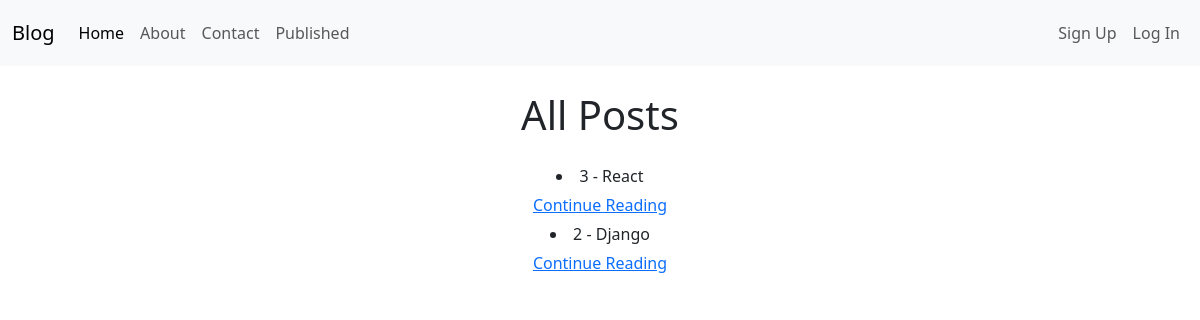
The app's page /posts/, older data.
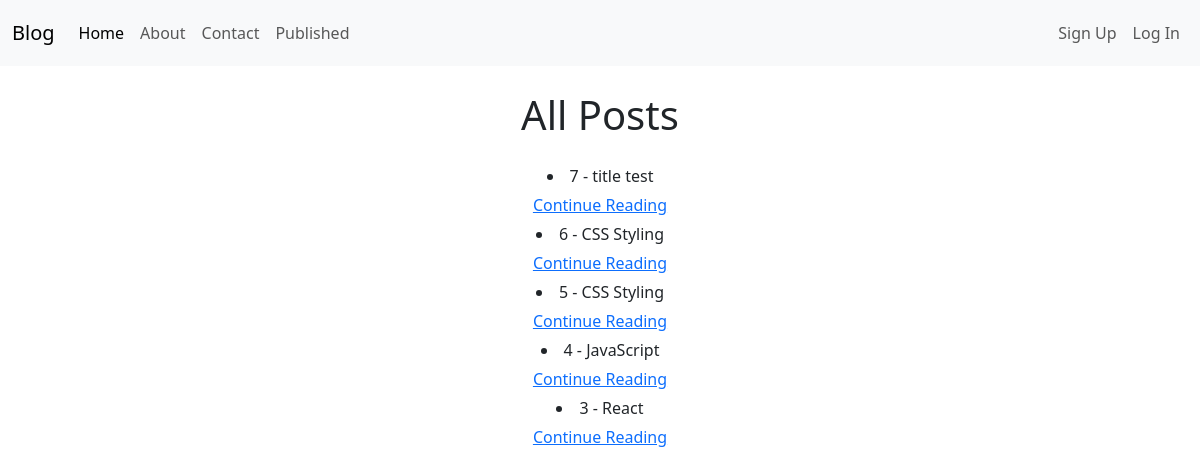
The same page, newer data.
### posts/models.py (models this page shows)
class Post(models.Model):  # OOP  Object Oriented Programming: Where everything is stored in an object named Post. This object makes a reference to some memory address.
    title = models.CharField(max_length=128)  # similar to strings (There is no limit to max_length value.) This the leftmost column of a table in an SQL (relational) database.
    subtitle = models.CharField(max_length=256)  # similar to strings-- each attribute has its own data type specified.
    body = models.TextField() # similar to strings
    created_on = models.DateTimeField(auto_now_add=True) # date / datetime
    author = models.ForeignKey(get_user_model(), on_delete=models.CASCADE) # user data type--it means that it's making reference to another model (user). Since author will be making reference to a different table, we need to use a FK. The FK method requires two parameters: the model we want to refer to, the on_delete option--one of two options==the other option is DO_NOTHING (in case the author we are referring to gets deleted for some reason, all of their files also get deleted).
    status= models.ForeignKey(Status, on_delete=models.DO_NOTHING) # This method receives two parameters: the first represents the relationship with another model/table, and the second has to do with the case that record (row data) is removed from the other table.

### posts/views.py (the view)
# urls.py: path("", PostListView.as_view(), name="post_list"),    # Here, we are accessing the function by calling the class method as_view().
class PostListView(ListView):          #This is a new class-based view we are creating here.  This is a class-based view/function. This view is implemented as a class.  We will be inheriting from an existing generic view function that already does most of what we want this view function to do, rather than writing our own from scratch.  For these views, we access an appropriate view function by calling the class method as_view() in the urls.py file.  Ths creates an instance of the class, which calls the appropriate handler methods for incoming HTTP requests.  The ListView argument helps us to render a list of objects (posts in the table). The following three things listed here come from the ListView argument. This is a GET request that returns a list.  This view is publically available.
    template_name = "posts/list.html"  # template_name is the attribute used to render the html.
    published_status = Status.objects.get(name="published")
    queryset = Post.objects.filter(status=published_status).order_by("created_on").reverse()
    context_object_name = "posts"      # context_object_name variable/attribute allows us to change the variable name on how we call it inside of templates. (??? post_detail or post_list)
    def get_context_data(self, **kwargs):  #Note: These two lines of code (this and the one directly below) can be added below each of the other following four views, afther the corresponding class-based view (if you wish to modify their content).
        context = super().get_context_data(**kwargs)
        return context

### templates/posts/list.html (shortened to what this page needs)
{% extends 'base.html' %}
{% load static %}
{% block css %}
    <link rel="stylesheet" href="{% static 'css/list.css' %}">
{% endblock %}
{% block content %}
    <h1>All Posts</h1>
    <div>
        <ul>
            {% for post in posts %}
                <li>{{post.id}} - {{post.title}}</li>
                <a href="{% url 'post_detail' post.id %}">Continue Reading</a>
            {% endfor %}
        </ul>
    </div>
{% endblock %}

### templates/base.html (shortened to what this page needs)
<!DOCTYPE html>
<html lang="en">
<head>
    <link href="https://cdn.jsdelivr.net/npm/bootstrap@5.3.8/dist/css/bootstrap.min.css" rel="stylesheet">
    {% block css %}{% endblock %}
</head>
<body>
    {% include 'navbar.html' %}
    <div class="container">
        {% block content %}
        {% endblock %}
    </div>
</body>
</html>

### templates/navbar.html (shortened to what this page needs)
<nav class="navbar navbar-expand-lg bg-body-tertiary">
  <div class="container-fluid">
    <a class="navbar-brand" href="{% url 'home' %}">Blog</a>
    <div class="collapse navbar-collapse" id="navbarSupportedContent">
      <ul class="navbar-nav me-auto mb-2 mb-lg-0">
        <li class="nav-item">
          <a class="nav-link active" aria-current="page" href="{% url 'home' %}">Home</a>
        </li>
        <li class="nav-item">
          <a class="nav-link" href="{% url 'about' %}">About</a>
        </li>
        <li class="nav-item">
          <a class="nav-link" href="{% url 'contact' %}">Contact</a>
        </li>
         <li class="nav-item">
          <a class="nav-link" href="{% url 'post_list' %}">Published</a>
        </li>
      </ul>
      <div class="d-flex">
      <ul class="navbar-nav me-auto mb-2 mb-lg-0">
        {% if user.is_authenticated %}
         <div class="navbar -nav me-auto mb-2 mb-lg-0">
            <span class="badge text-bg-info">{{ user.username }}</span>
         </div>
         <l1>
          <a href="{% url 'password_change'%}"class="nav-link">Change Password</a>
         </l1>
         <li class="nav-item">
          <form action="{% url 'logout' %}" method="post">
            {% csrf_token %}
            <input type="submit" value="Log Out" class="nav-link">
          </form>
         </li>
         {% else %}
            <li class="nav-item">
          <a class="nav-link" href="{% url 'signup' %}">Sign Up</a>
        </li>
         <li class="nav-item">
          <a class="nav-link" href="{% url 'login' %}">Log In</a>
        </li>
         {% endif %}
      </ul>
      </div>
    </div>
  </div>
</nav>

### static/css/list.css (style rules this page uses)
h1 { text-align: center; width: 50%; margin: 25px auto; }
li { margin-top: 5px; margin-bottom: 5px; }
ul { list-style-position: inside; text-align: center; padding-left: 0; }
body { position: relative; }

Row changes from the older to the newer data that the page shows:
no longer on this page (row edited): Post: id "2", title "Django"
added Post: id "7", title "title test"
added Post: id "6", title "CSS Styling"
added Post: id "5", title "CSS Styling"
added Post: id "4", title "JavaScript"
